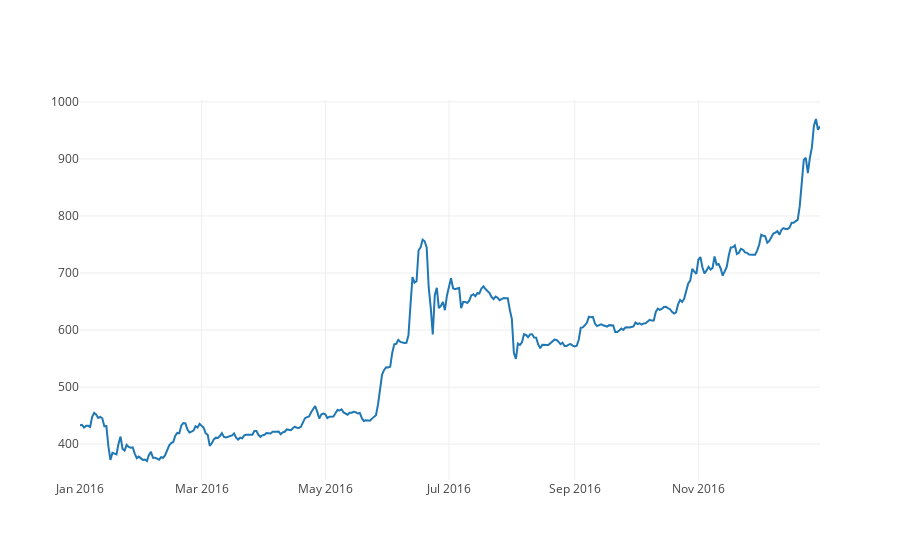

The cell this chart's notebook holds for it:
### Code cell
# slice time
df = selectPeriod(btc_usd_datasets, start_year = 2016, start_month = 1, end_year = 2016,end_month = 12)
btc_trace = go.Scatter(x=df.index, y=df['avg_btc_price_usd'])
py.iplot([btc_trace])

### Figure 1 — Plotly figure (JSON) as saved in the notebook; plotly's stock layout.template omitted (floating-point values rounded to 4 significant figures; data arrays with more than 128 entries replaced by an {"elided": "..."} marker saying what was removed)
{"data": [{"type": "scatter", "x": {"elided": "366 str values"}, "y": {"elided": "366 float values"}}], "layout": {}}
